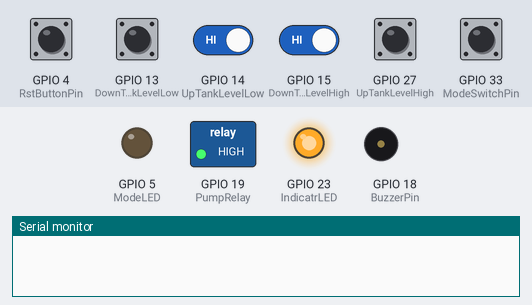
Recording of a sketch running on a simulated ESP32. Shown: switched loads named in the sketch (green lamp = pin HIGH), output pins drawn as LEDs (lit = HIGH), buzzer (waves = sounding, pin HIGH), the last lines printed to the serial monitor. Inputs (shaded band) come from the test bench; at power-on: GPIO 4 (RstButtonPin), GPIO 13 (DownTankLevelLow), GPIO 14 (UpTankLevelLow), GPIO 15 (DownTankLevelHigh), GPIO 27 (UpTankLevelHigh), GPIO 33 (ModeSwitchPin) HIGH.

Above: at 4.2 s.
4.3 s: GPIO 14 (UpTankLevelLow) driven LOW and GPIO 15 (DownTankLevelHigh) driven LOW
At 7.0 s:
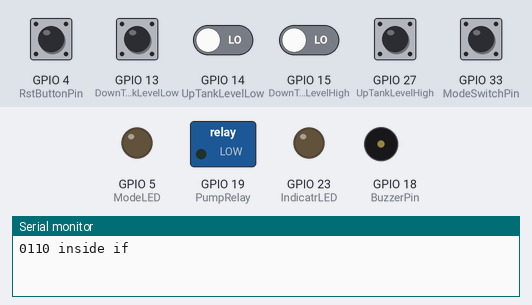
8.0 s: GPIO 14 (UpTankLevelLow) driven HIGH
At 17.1 s:
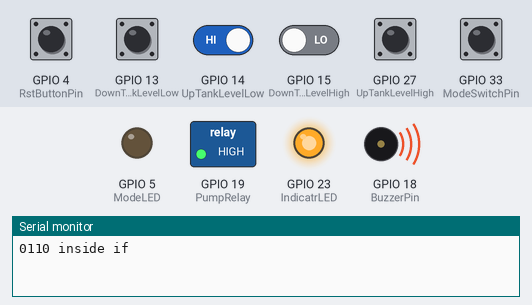
19.0 s: GPIO 14 (UpTankLevelLow) driven LOW
At 19.8 s:
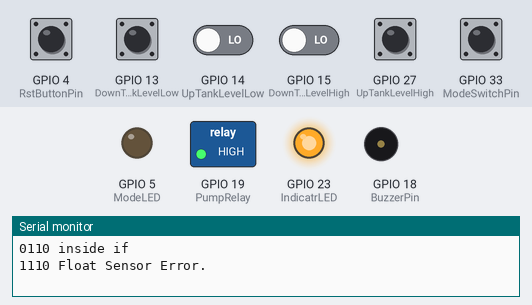
21.0 s: GPIO 4 (RstButtonPin) pulled LOW for 1.75 s
At 24.0 s:
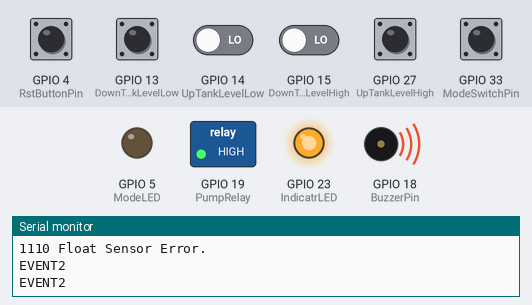
24.2 s: GPIO 15 (DownTankLevelHigh) driven HIGH
Timing chart, 0 to 35.9 s (numbered marks = the images above; inputs shaded):
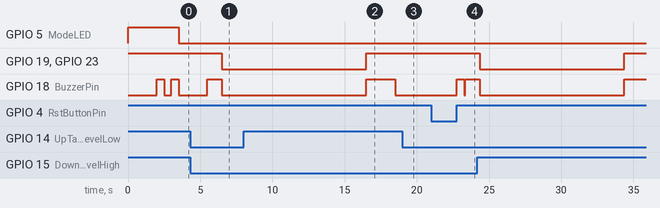

The sketch:

Code_ESP32_Pump_Switch_V2.ino
```cpp
// (licence header left out)
#include <AceButton.h>
using namespace ace_button;


// define the connected GPIO pins
#define BuzzerPin             18   //D4
#define PumpRelay             19   //D5
#define IndicatrLED           23   //D6
#define ModeLED               5  //D13

#define PumpSwitchPin         32   //D7
#define ModeSwitchPin         33   //D8
#define RstButtonPin          4   //D8
#define UpTankLevelHigh       27   //D9
#define UpTankLevelLow        14  //D10
#define DownTankLevelHigh     15  //D11
#define DownTankLevelLow      13  //D12


bool toggleState_1 = false; //Define the toggle state for relay
bool prevMode = false;
bool errorFlag = false;

int upTankLow = 0;
int upTankHigh = 0;
int downTankLow = 0;
int downTankHigh = 0;

String val;

ButtonConfig config1;
AceButton button1(&config1);
ButtonConfig config2;
AceButton button2(&config2);

void handleEvent1(AceButton*, uint8_t, uint8_t);
void handleEvent2(AceButton*, uint8_t, uint8_t);

void controlBuzzer(int duration){
  digitalWrite(BuzzerPin, HIGH);
  delay(duration);
  digitalWrite(BuzzerPin, LOW);
}

void checkMode(){
  if (digitalRead(ModeSwitchPin)!= prevMode){
    controlBuzzer(500);
    if(digitalRead(ModeSwitchPin) == LOW){
      digitalWrite(PumpRelay, HIGH);
      toggleState_1 = false;
    }
  }
  if(digitalRead(ModeSwitchPin) == HIGH){
    prevMode = true;
  }
  else{
    prevMode = false;
  }
  digitalWrite(ModeLED, !prevMode);
}

void controlPump(){
  if(digitalRead(ModeSwitchPin) == HIGH){
    if((downTankHigh == 0) && (downTankLow == 1)){
      if((upTankLow == 0) && (upTankHigh == 1)){
        if(toggleState_1 == false){
          controlBuzzer(1000);
          digitalWrite(PumpRelay, LOW);  //turn on the pump
          toggleState_1 = true;
          digitalWrite(IndicatrLED, !toggleState_1);
          Serial.print(val);
          Serial.println(" inside if");
          delay(8000);
        }
      }
      else if((upTankLow == 1) && (upTankHigh == 0)){
        digitalWrite(PumpRelay, HIGH);  //turn off the pump
        toggleState_1 = false;
        digitalWrite(IndicatrLED, !toggleState_1);
        Serial.print(val);
        Serial.println(" inside else");
        delay(8000);
      }
    }
    else if((downTankLow == 0) && (downTankHigh == 1)){
      digitalWrite(PumpRelay, HIGH);  //turn off the pump
      toggleState_1 = false;
      digitalWrite(IndicatrLED, !toggleState_1);
      Serial.print(val);
      Serial.println(" inside else 2");
      delay(8000);
    }
  }
  else{
    button1.check();

    if((downTankHigh == 1) && (downTankLow == 0) ){
      toggleState_1 = false;
      digitalWrite(PumpRelay, HIGH);  //turn off the pump
      digitalWrite(IndicatrLED, !toggleState_1);
      Serial.println(" inside if 2");
    }
  }
}

void errorCheck(){
  if( (upTankLow + upTankHigh + downTankLow + downTankHigh) > 2 ){
    delay(2000);
    upTankLow = digitalRead(UpTankLevelLow);
    upTankHigh = digitalRead(UpTankLevelHigh);
    downTankLow = digitalRead(DownTankLevelLow);
    downTankHigh = digitalRead(DownTankLevelHigh);
    if( (upTankLow + upTankHigh + downTankLow + downTankHigh) > 2 ){
      errorFlag = true;
      if(toggleState_1 == true){
        toggleState_1 = false;
        digitalWrite(PumpRelay, HIGH);  //turn off the pump
        digitalWrite(IndicatrLED, !toggleState_1);
      }
      controlBuzzer(2000);
      Serial.print(val);
      Serial.println(" Float Sensor Error. ");
    }
  }
  else{
    if((downTankLow == 0) && (downTankHigh == 1)){
      if(toggleState_1 == true){
        digitalWrite(BuzzerPin, HIGH);
        Serial.print(val);
        Serial.println(" Pump ON while DN_TANK Empty");
      }
    }
    else if((upTankLow == 1) && (upTankHigh == 0)){
      if(toggleState_1 == true){
        Serial.print(val);
        Serial.println("Pump ON while UP_TANK Full");
        controlBuzzer(2000);
        delay(500);
      }
    }
    else{
      digitalWrite(BuzzerPin, LOW);
      //Serial.println(val);
    }
  }
}

void setup()
{
  Serial.begin(115200);

  pinMode(PumpRelay, OUTPUT);
  pinMode(IndicatrLED, OUTPUT);
  pinMode(BuzzerPin, OUTPUT);
  pinMode(ModeLED, OUTPUT);

  pinMode(PumpSwitchPin, INPUT_PULLUP);
  pinMode(ModeSwitchPin, INPUT_PULLUP);
  pinMode(RstButtonPin, INPUT_PULLUP);

  pinMode(UpTankLevelHigh, INPUT_PULLUP);
  pinMode(DownTankLevelHigh, INPUT_PULLUP);
  pinMode(UpTankLevelLow, INPUT_PULLUP);
  pinMode(DownTankLevelLow, INPUT_PULLUP);


  //During Starting Relay & LEDs should TURN OFF
  digitalWrite(PumpRelay, HIGH); // used active LOW relay
  digitalWrite(IndicatrLED, HIGH);
  digitalWrite(ModeLED, HIGH);
  digitalWrite(BuzzerPin, LOW);

  config1.setEventHandler(button1Handler);
  button1.init(PumpSwitchPin);

  config2.setEventHandler(button2Handler);
  button2.init(RstButtonPin);

  delay(2000);
  controlBuzzer(500);
  delay(500);
}

void loop()
{
  upTankLow = digitalRead(UpTankLevelLow);
  upTankHigh = digitalRead(UpTankLevelHigh);
  downTankLow = digitalRead(DownTankLevelLow);
  downTankHigh = digitalRead(DownTankLevelHigh);

  val = String(upTankLow) + String(upTankHigh) + String(downTankLow) + String(downTankHigh);

  checkMode();

  if(!errorFlag){
    controlPump();
  }
  else{
    button2.check();
  }

  errorCheck();
}

void button1Handler(AceButton* button, uint8_t eventType, uint8_t buttonState) {
  Serial.println("EVENT1");
  if(digitalRead(ModeSwitchPin) == LOW){
    switch (eventType) {
      case AceButton::kEventPressed:
        if(downTankHigh == 0 && downTankLow == 1 ){
          controlBuzzer(1000);
          toggleState_1 = true;
          digitalWrite(PumpRelay, LOW);  //turn on the pump
          delay(1000);
        }
        break;
      case AceButton::kEventReleased:
        toggleState_1 = false;
        digitalWrite(PumpRelay, HIGH);  //turn off the pump
        controlBuzzer(500);
        delay(1000);
        break;
    }
    digitalWrite(IndicatrLED, !toggleState_1);
  }
}

void button2Handler(AceButton* button, uint8_t eventType, uint8_t buttonState) {
  Serial.println("EVENT2");
  switch (eventType) {
    case AceButton::kEventReleased:
      errorFlag = false;
      controlBuzzer(500);
      delay(100);
      break;
  }
}
```

Measured:
- after the input at 4.3 s, GPIO 19 (PumpRelay), GPIO 23 (IndicatrLED): HIGH → LOW after 2.2 s
- after the input at 8.0 s, GPIO 19 (PumpRelay), GPIO 23 (IndicatrLED): LOW → HIGH after 8.5 s; GPIO 18 (BuzzerPin): LOW → HIGH after 8.5 s, → LOW 2.0 s later
- after the input at 19.0 s, GPIO 18 (BuzzerPin): stays LOW (without the input it goes to HIGH after 1.5 s)
- after the input at 21.0 s, GPIO 18 (BuzzerPin): LOW → HIGH after 1.8 s, → LOW 0.50 s later, → HIGH 0.10 s later
